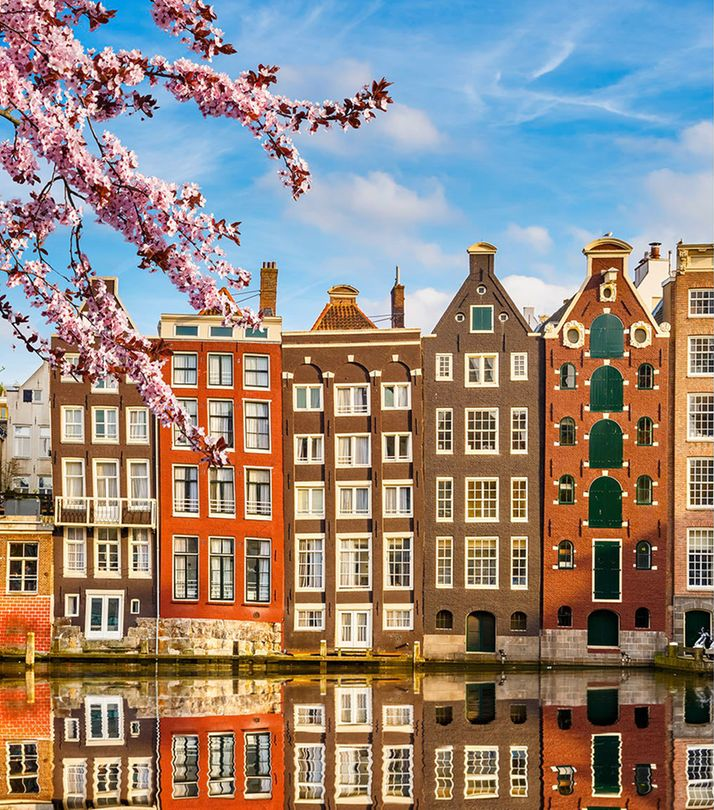
#> input picture suchbilder/bild1.png, 714 x 810 px
$ jupyter execute Blatt03_Aufg04.ipynb
#> lines starting #> are read from the running program, lines starting #| are printed output that depends on the picture
#Blatt 03 Aufgabe 4

[cell 1]
import numpy as np
import matplotlib.pyplot as plt
from skimage.io import imread

Umwandeln der Farbilder in Graubilder

[cell 2]
img1=imread("./suchbilder/bild1.png",as_gray=True)
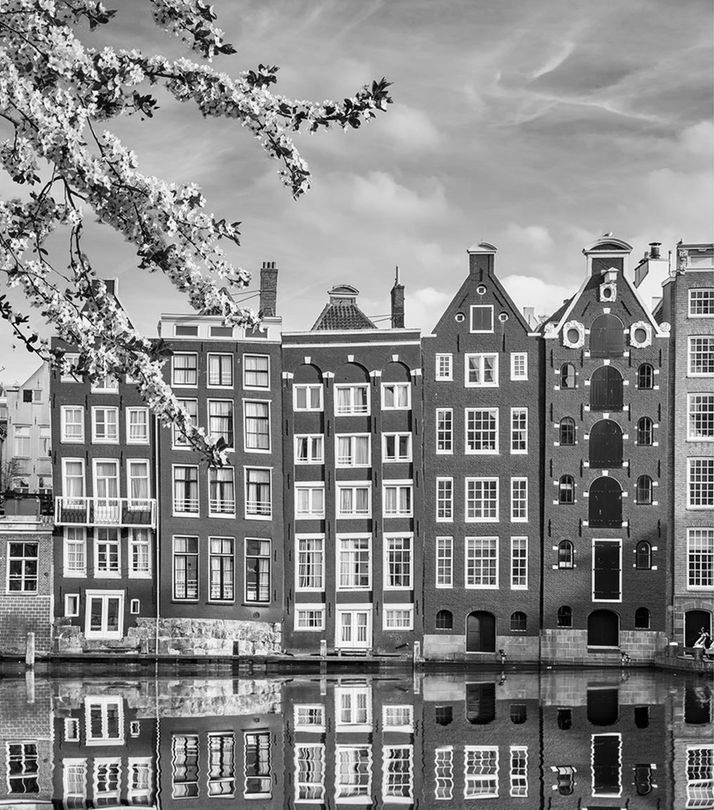
#> img1: shape (810, 714) float64; min 0, max 0.999, mean 0.537
img2=imread("./suchbilder/bild2.png",as_gray=True)
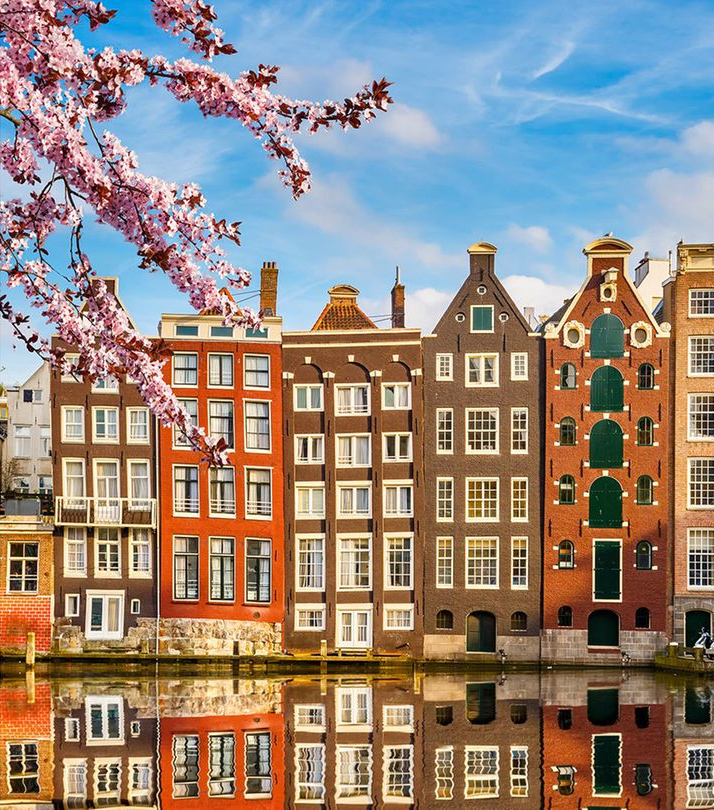
#> input picture suchbilder/bild2.png, 714 x 810 px
#> img2: shape (810, 714) float64; min 0, max 1, mean 0.537

#Aufg 4.1
Ermittelt Veränderung. Mithilfe eines arithmetischen Operator.

[cell 3]
#1.Lösungsweg
#diff=1-np.isclose(img1,img2,atol=0)
diff=np.isclose(img1,img2,atol=0)
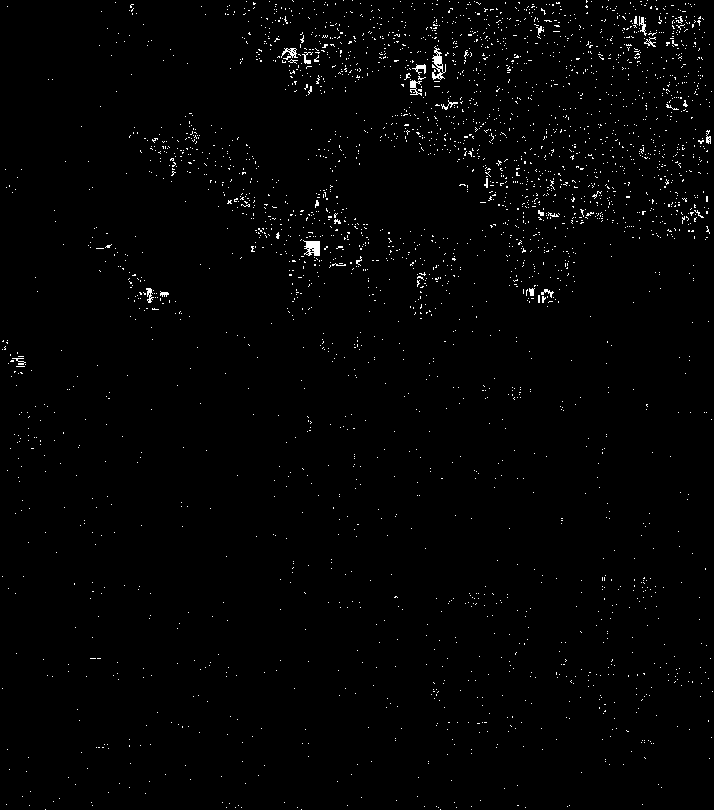
#> diff: shape (810, 714) bool; 1.2% white in thin lines or dots
plt.imshow(diff,cmap='gray')

[cell 4]
#2.Lösungsweg
plt.imshow((img1-img2),cmap="gray")
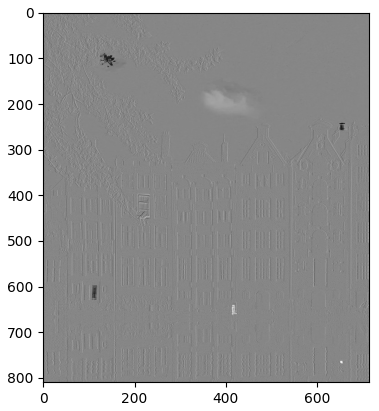
#> figure drawn by matplotlib, 1 panel

##Aufg. 4.2
Wandle das Ergebnisbild in ein Binärbild, das veränderte Pixel als Vordergrund und unveränderte Pixel als Hintergrund beinhaltet.

[cell 5]
#diff=img1-img2
diff=np.abs(img1-img2)
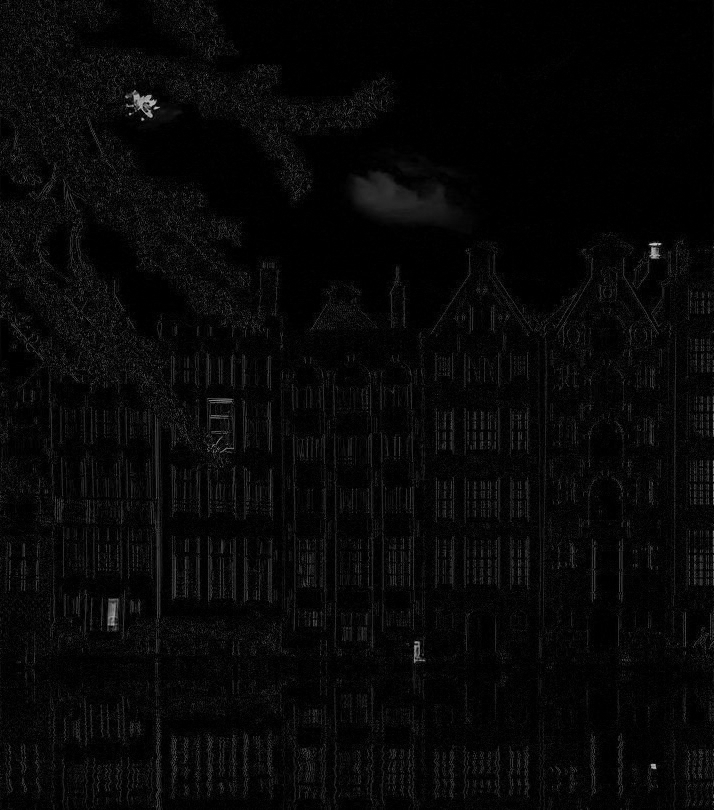
#> diff: shape (810, 714) float64; min 0, max 0.806, mean 0.0315

threshold = 0.18 # Schwellenwert für die Differenz

binary_diff = np.zeros(diff.shape, dtype=np.uint8)
binary_diff[np.abs(diff) > threshold] = 255

plt.imshow(binary_diff,cmap='gray')
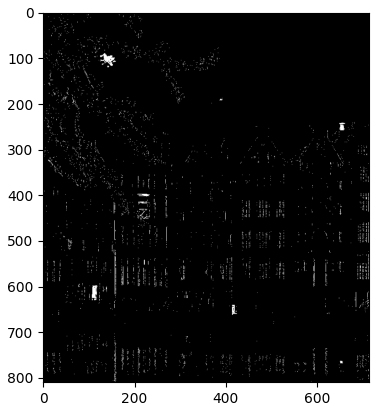
#> figure drawn by matplotlib, 1 panel

##Aufg. 4.3

[cell 6]
def count_changed_areas(binary_diff):
    visited = np.zeros(binary_diff.shape, dtype=np.uint8)  # Array, um besuchte Pixel zu markieren
    num_areas = 0  # Anzahl der veränderten Bereiche

    # Nachbarschaftsdefinition (8-Nachbarschaft)
    neighborhood = np.array([[1, 1, 1], [1, 0, 1], [1, 1, 1]])

    for i in range(binary_diff.shape[0]):
        for j in range(binary_diff.shape[1]):
            if binary_diff[i, j] == 255 and visited[i, j] == 0:  # Überprüfe, ob Pixel verändert und nicht besucht
                num_areas += 1
                visited[i, j] = 255  # Markiere aktuelles Pixel als besucht

                stack = [(i, j)]  # Starte Stapel mit aktuellem Pixel

                while stack:
                    pixel = stack.pop()  # Nehme ein Pixel aus dem Stapel
                    row, col = pixel

                    for n in range(-1, 2):
                        for m in range(-1, 2):
                            if n == 0 and m == 0:  # Überspringe das aktuelle Pixel
                                continue

                            new_row, new_col = row + n, col + m

                            if (
                                new_row >= 0
                                and new_row < binary_diff.shape[0]
                                and new_col >= 0
                                and new_col < binary_diff.shape[1]
                                and binary_diff[new_row, new_col] == 255
                                and visited[new_row, new_col] == 0
                            ):
                                visited[new_row, new_col] = 255  # Markiere Nachbarpixel als besucht
                                stack.append((new_row, new_col))  # Füge Nachbarpixel zum Stapel hinzu

    return num_areas


diff = img1 - img2
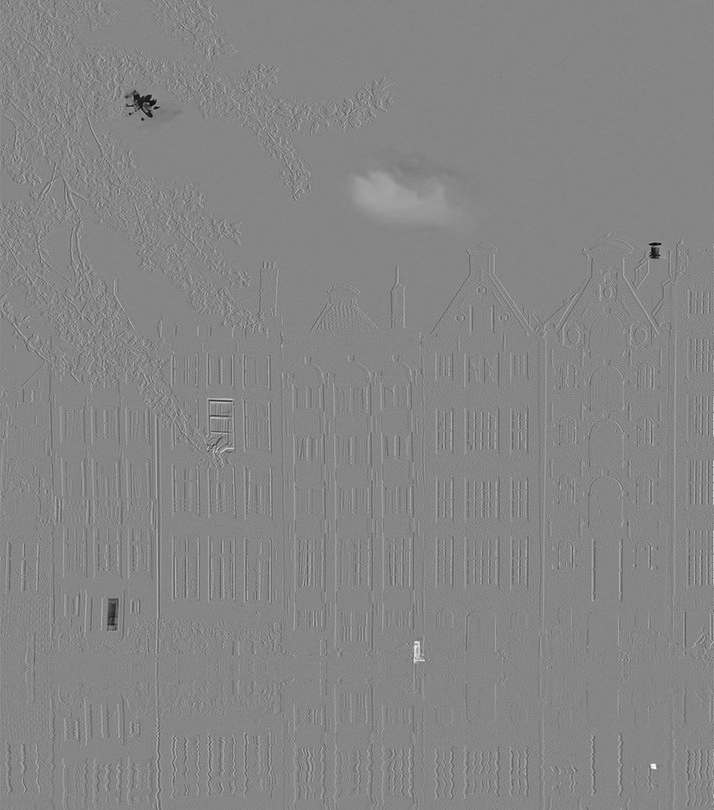
#> diff: shape (810, 714) float64; min -0.806, max 0.728, mean 0.000291; drawn with min black and max white

threshold = 0.0002  # Schwellenwert für die Differenz

binary_diff = np.zeros(diff.shape, dtype=np.uint8)
binary_diff[np.abs(diff) > threshold] = 255

plt.imshow(binary_diff,cmap='gray')

num_areas = count_changed_areas(binary_diff)
print("Anzahl der veränderten Bereiche:", num_areas)
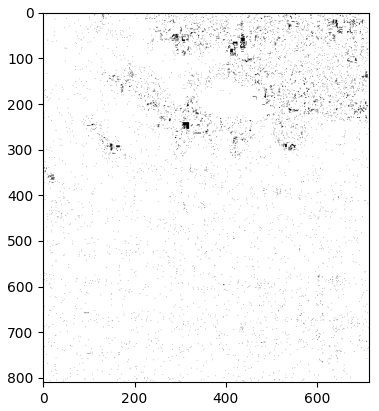
#> figure drawn by matplotlib, 1 panel
